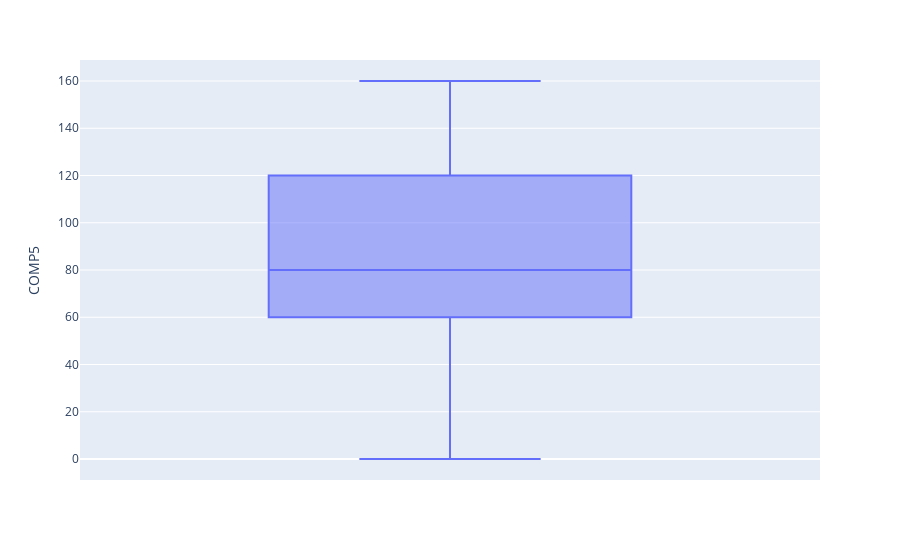

Notebook code cell kept with this figure:
### Code cell
grafico = px.box(colegiox_mulher, y="COMP5")
grafico.show()

### Figure 1 — Plotly figure (JSON) as saved in the notebook; plotly's stock layout.template omitted (floating-point values rounded to 4 significant figures)
{"data": [{"alignmentgroup": "True", "hovertemplate": "COMP5=%{y}<extra></extra>", "legendgroup": "", "marker": {"color": "#636efa"}, "name": "", "notched": false, "offsetgroup": "", "orientation": "v", "showlegend": false, "type": "box", "x0": " ", "xaxis": "x", "y": [160, 80, 140, 20, 80, 120, 100, 80, 80, 0, 60, 80, 0, 80, 140, 160, 140, 40, 120, 120, 60, 120, 80, 40, 120, 80, 60, 60], "y0": " ", "yaxis": "y"}], "layout": {"boxmode": "group", "legend": {"tracegroupgap": 0}, "margin": {"t": 60}, "xaxis": {"anchor": "y", "domain": [0, 1]}, "yaxis": {"anchor": "x", "domain": [0, 1], "title": {"text": "COMP5"}}}}
